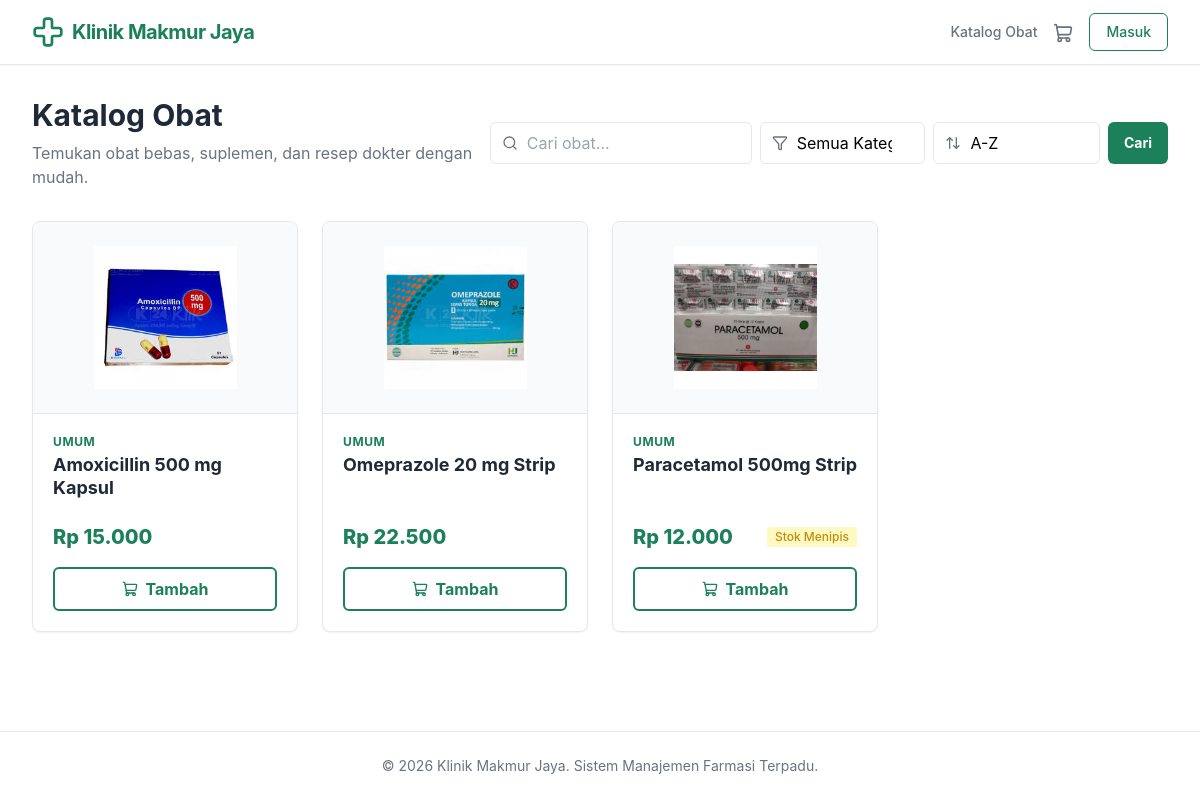
Screenshot of /katalog with the database file from the repository.
### app/models/models.py (models this page shows)
class Medicine(Base):
    __tablename__ = "medicines"
    id = Column(String, primary_key=True, default=generate_uuid)
    name = Column(String, nullable=False)
    slug = Column(String, unique=True, nullable=False)
    price = Column(Float, nullable=False)
    description = Column(Text, nullable=True)
    composition = Column(Text, nullable=True) # BNSP requirement: komposisi
    dosage = Column(Text, nullable=True) # BNSP requirement: dosis
    side_effects = Column(Text, nullable=True) # BNSP requirement: efek samping
    image_url = Column(String, nullable=True) # New field for image upload
    category_id = Column(String, ForeignKey("categories.id"), nullable=False)
    supplier_id = Column(String, ForeignKey("suppliers.id"), nullable=True)
    category = relationship("Category", back_populates="medicines")
    supplier = relationship("Supplier", back_populates="medicines")
    batches = relationship("InventoryBatch", back_populates="medicine")
    order_items = relationship("OrderItem", back_populates="medicine")

### app/api/web.py (the view)
@router.get("/katalog", response_class=HTMLResponse)
def read_catalog(
    request: Request,
    db: Session = Depends(get_db),
    current_user = Depends(deps.get_current_user),
    search: str = "",
    category: str = "",
    sort: str = ""
):
    from app.models.models import Medicine, Category
    query = db.query(Medicine)
    if search:
        query = query.filter(Medicine.name.ilike(f"%{search}%"))
    if category:
        query = query.filter(Medicine.category_id == category)
    if sort == "price_asc":
        query = query.order_by(Medicine.price.asc())
    elif sort == "price_desc":
        query = query.order_by(Medicine.price.desc())
    else:
        query = query.order_by(Medicine.name.asc())
    medicines = query.limit(100).all()
    categories = db.query(Category).order_by(Category.name).all()
    medicines_with_stock = []
    for med in medicines:
        total_stock = sum([b.quantity for b in med.batches if b.expiry_date > datetime.utcnow()])
        med_dict = med.__dict__.copy()
        med_dict["stock"] = total_stock
        medicines_with_stock.append(med_dict)
    return templates.TemplateResponse(
        request=request, name="katalog.html",
        context={
            "user": current_user,
            "medicines": medicines_with_stock,
            "categories": categories,
            "search": search,
            "selected_category": category,
            "sort": sort
        }
    )

### app/templates/katalog.html (shortened to what this page needs)
{% extends "base.html" %}
{% block content %}
<form method="GET" action="/katalog" class="mb-8 flex flex-col md:flex-row justify-between items-start md:items-center gap-4">
    <div>
        <h1 class="text-3xl font-bold text-k24-textPrimary mb-2">Katalog Obat</h1>
        <p class="text-k24-textSecondary">Temukan obat bebas, suplemen, dan resep dokter dengan mudah.</p>
    </div>
    <div class="w-full md:w-auto flex flex-col sm:flex-row gap-2">
        <div class="relative">
            <i data-lucide="search" class="absolute left-3 top-1/2 transform -translate-y-1/2 w-4 h-4 text-k24-textSecondary"></i>
            <input type="text" name="search" value="{{ search }}" placeholder="Cari obat..." class="w-full pl-9 pr-4 py-2 border border-k24-border rounded-md focus:ring-2 focus:ring-k24-primary focus:border-k24-primary outline-none transition-all">
        </div>
        <div class="relative">
            <i data-lucide="filter" class="absolute left-3 top-1/2 transform -translate-y-1/2 w-4 h-4 text-k24-textSecondary"></i>
            <select name="category" class="w-full pl-9 pr-8 py-2 border border-k24-border rounded-md bg-white focus:ring-2 focus:ring-k24-primary focus:border-k24-primary outline-none appearance-none transition-all cursor-pointer">
                <option value="">Semua Kategori</option>
            </select>
        </div>
        <div class="relative">
            <i data-lucide="arrow-up-down" class="absolute left-3 top-1/2 transform -translate-y-1/2 w-4 h-4 text-k24-textSecondary"></i>
            <select name="sort" class="w-full pl-9 pr-8 py-2 border border-k24-border rounded-md bg-white focus:ring-2 focus:ring-k24-primary focus:border-k24-primary outline-none appearance-none transition-all cursor-pointer">
                <option value="" {% if sort == '' %}selected{% endif %}>A-Z</option>
            </select>
        </div>
        <button type="submit" class="bg-k24-primary text-white px-4 py-2 rounded-md text-sm font-bold hover:bg-green-700 transition-colors whitespace-nowrap">
            Cari
        </button>
    </div>
</form>
<div class="grid grid-cols-1 sm:grid-cols-2 lg:grid-cols-4 gap-6" x-data="cartStore()">
    {% for medicine in medicines %}
    <div class="bg-white border border-k24-border rounded-lg overflow-hidden shadow-sm hover:shadow-md transition-shadow flex flex-col">
        <a href="/obat/{{ medicine.slug }}" class="block h-48 bg-gray-50 flex items-center justify-center p-6 border-b border-k24-border group relative overflow-hidden">
            {% if medicine.image_url %}
            <img src="{{ medicine.image_url }}" alt="{{ medicine.name }}" class="max-h-full max-w-full object-contain group-hover:scale-105 transition-transform duration-300">
            {% else %}
            <i data-lucide="pill" class="w-16 h-16 text-gray-300 group-hover:scale-110 transition-transform duration-300"></i>
            {% endif %}
        </a>
        <div class="p-5 flex-grow flex flex-col">
            <div class="text-xs font-bold text-k24-primary uppercase tracking-wider mb-1">{{ medicine.category.name if medicine.category else 'Umum' }}</div>
            <a href="/obat/{{ medicine.slug }}" class="block flex-grow">
                <h3 class="text-lg font-bold text-k24-textPrimary hover:text-k24-primary mb-2 leading-tight">{{ medicine.name }}</h3>
            </a>
            <div class="flex items-center justify-between mt-4 mb-4">
                <div class="text-xl font-extrabold text-k24-primary">Rp {{ "{:,.0f}".format(medicine.price).replace(',', '.') }}</div>
                {% if medicine.stock and medicine.stock < 10 %}
                    <span class="inline-flex items-center px-2 py-0.5 rounded text-xs font-medium bg-yellow-100 text-k24-warning">Stok Menipis</span>
                {% elif not medicine.stock or medicine.stock == 0 %}
                    <span class="inline-flex items-center px-2 py-0.5 rounded text-xs font-medium bg-red-100 text-k24-danger">Habis</span>
                {% endif %}
            </div>
            {% if not user or (user.role and user.role.name in ['Pelanggan', 'Customer']) %}
            <button
                @click="addToCart('{{ medicine.id }}', '{{ medicine.name }}', {{ medicine.price }}, '{{ medicine.image_url or '' }}')"
                class="w-full bg-white text-k24-primary border-2 border-k24-primary hover:bg-k24-primary hover:text-white font-bold py-2 px-4 rounded-md flex items-center justify-center transition-colors disabled:opacity-50 disabled:cursor-not-allowed group mt-auto"
            >
                <i data-lucide="shopping-cart" class="w-4 h-4 mr-2 group-hover:text-white transition-colors"></i>
                Tambah
            </button>
            {% endif %}
        </div>
    </div>
    {% endfor %}
</div>
{% endblock %}

### app/templates/base.html (shortened to what this page needs)
<!DOCTYPE html>
<html lang="id" class="antialiased">
<head>
    <script src="https://cdn.tailwindcss.com"></script>
</head>
<body class="min-h-screen flex flex-col">
    <nav class="bg-white border-b border-k24-border shadow-sm sticky top-0 z-50">
        <div class="max-w-7xl mx-auto px-4 sm:px-6 lg:px-8">
            <div class="flex justify-between h-16">
                <div class="flex items-center">
                    <a href="/" class="flex-shrink-0 flex items-center gap-2">
                        <i data-lucide="cross" class="text-k24-primary w-8 h-8"></i>
                        <span class="font-bold text-xl text-k24-primary tracking-tight">Klinik Makmur Jaya</span>
                    </a>
                </div>
                <div class="flex items-center space-x-4">
                    <a href="/katalog" class="text-k24-textSecondary hover:text-k24-primary font-medium text-sm transition-colors">Katalog Obat</a>
                    {% if not user or (user.role and user.role.name in ['Pelanggan', 'Customer']) %}
                    <a href="/keranjang" class="text-k24-textSecondary hover:text-k24-primary font-medium text-sm transition-colors relative" x-data="{ count: 0 }" x-init="count = JSON.parse(localStorage.getItem('k24_cart') || '[]').reduce((sum, item) => sum + item.quantity, 0); window.addEventListener('cart-updated', e => { count = e.detail.reduce((sum, item) => sum + item.quantity, 0); })">
                        <i data-lucide="shopping-cart" class="w-5 h-5 inline"></i>
                    </a>
                    {% endif %}
                    {% if user %}
                        <div x-data="{ open: false }" class="relative ml-3">
                            <div>
                                <button @click="open = !open" type="button" class="flex text-sm rounded-full focus:outline-none focus:ring-2 focus:ring-offset-2 focus:ring-k24-primary items-center gap-2" id="user-menu-button">
                                    <span class="sr-only">Open user menu</span>
                                    <div class="h-8 w-8 rounded-full bg-k24-primary text-white flex items-center justify-center font-bold">
                                        {{ user.name[0] | upper }}
                                    </div>
                                    <span class="hidden md:block font-medium text-k24-textPrimary">{{ user.name }}</span>
                                    <i data-lucide="chevron-down" class="w-4 h-4 text-k24-textSecondary"></i>
                                </button>
                            </div>
                            <div x-show="open" @click.away="open = false" style="display: none;" class="origin-top-right absolute right-0 mt-2 w-48 rounded-md shadow-lg py-1 bg-white ring-1 ring-black ring-opacity-5 focus:outline-none">
                                {% if user.role and user.role.name == 'Admin' %}
                                    <a href="/admin/dashboard" class="block px-4 py-2 text-sm text-k24-textPrimary hover:bg-gray-100">Dashboard Admin</a>
                                {% elif user.role and user.role.name == 'Apoteker' %}
                                    <a href="/apoteker/dashboard" class="block px-4 py-2 text-sm text-k24-textPrimary hover:bg-gray-100">Dashboard Apoteker</a>
                                {% elif user.role and user.role.name == 'Kasir' %}
                                    <a href="/kasir/dashboard" class="block px-4 py-2 text-sm text-k24-textPrimary hover:bg-gray-100">Dashboard Kasir</a>
                                {% elif user.role and user.role.name in ['Pelanggan', 'Customer'] %}
                                    <a href="/pelanggan/dashboard" class="block px-4 py-2 text-sm text-k24-textPrimary hover:bg-gray-100">Dasbor Pasien</a>
                                {% endif %}
                                <a href="/api/v1/auth/logout" class="block px-4 py-2 text-sm text-k24-danger hover:bg-gray-100">Keluar</a>
                            </div>
                        </div>
                    {% else %}
                        <a href="/login" class="text-k24-primary border border-k24-primary hover:bg-k24-primary hover:text-white px-4 py-2 rounded-md font-medium text-sm transition-colors">Masuk</a>
                    {% endif %}
                </div>
            </div>
        </div>
    </nav>
    <main class="flex-grow w-full max-w-7xl mx-auto px-4 sm:px-6 lg:px-8 py-8">
        {% block content %}{% endblock %}
    </main>
    <footer class="bg-white border-t border-k24-border mt-auto">
        <div class="max-w-7xl mx-auto py-6 px-4 sm:px-6 lg:px-8">
            <p class="text-center text-sm text-k24-textSecondary">
                &copy; 2026 Klinik Makmur Jaya. Sistem Manajemen Farmasi Terpadu.
            </p>
        </div>
    </footer>
</body>
</html>

### app/templates/base.html (style rules this page uses)
body { background-color: theme('colors.k24.bg'); color: theme('colors.k24.textPrimary'); }

### rows the page displays
Medicine: image_url (picture), category "UMUM", name "Amoxicillin 500 mg Kapsul", price "15.000"
Medicine: image_url (picture), category "UMUM", name "Omeprazole 20 mg Strip", price "22.500"
Medicine: image_url (picture), category "UMUM", name "Paracetamol 500mg Strip", price "12.000", shows "Stok Menipis"
